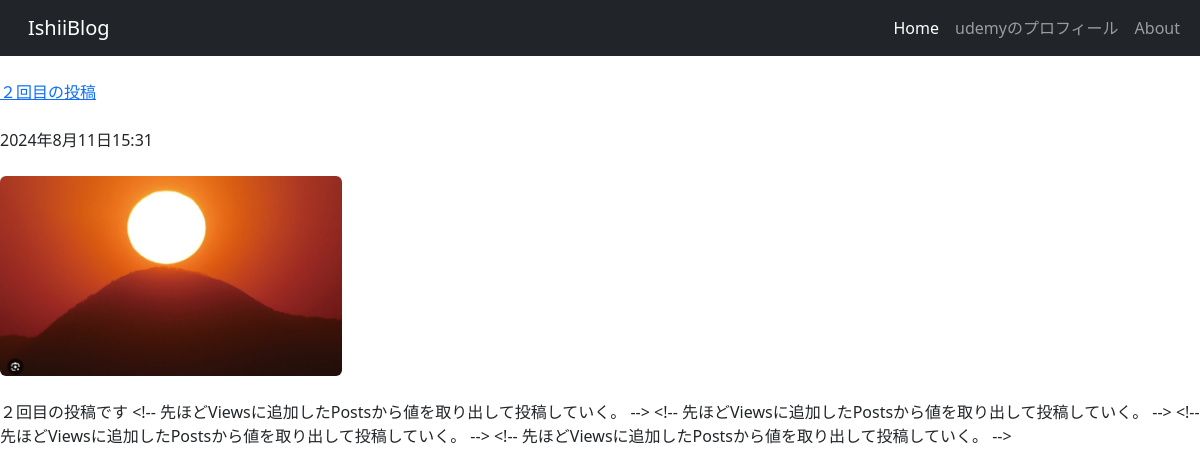
The app's page /posts/4/ with its own data.
### posts/models.py (models this page shows, shortened)
class Post(models.Model):
    title = models.CharField(max_length=100)#modelsライブラリの様々な
    published = models.DateTimeField()#modelsライブラリのDatteTimeFieldメソッドをつかう
    image = models.ImageField(upload_to="media/")#オプションにmedia/というところに画像ファイルをおくよというオプションをする。
    body = models.TextField()#本文をもちたい情報として=TexFielsd()メソッド(長文可能なデータ)機能を渡す。

### posts/views.py (the view)
# urls.py: path("posts/<int:post_id>/", views.post_detail, name="post_detail")  # 修正: URLパターンにスラッシュを追加
def post_detail(request, post_id):
    post = get_object_or_404(Post, pk=post_id)
    return render(request, 'posts/post_detail.html', {'post': post})#postの情報をキーに渡してからrender→posts/post_detail.html'に転送する。

### posts/templates/posts/post_detail.html (shortened to what this page needs)
<!DOCTYPE html>
<html lang="ja">
    <head>
    <link rel="stylesheet" href="https://cdn.jsdelivr.net/npm/bootstrap@5.3.3/dist/css/bootstrap.rtl.min.css">
</head>
<body>
    <nav class="navbar navbar-expand-lg navbar-dark bg-dark">
        <div class="container-fluid">
            <a class="navbar-brand" href="#">IshiiBlog</a>
            <div class="collapse navbar-collapse" id="navbarSupportedContent">
            <ul class="navbar-nav me-auto mb-2 mb-lg-0">
                <li class="nav-item">
                    <a class="nav-link active" aria-current="page" href="#">Home</a>
                </li>
                <li class="nav-item">
                  <a class="nav-link" href="https://www.udemy.com/course/django-beginner/lear/">udemyのプロフィール</a>
                <li>
                    <a class="nav-link" {% load static %} href="{% static 'posts/about.html' %}">About</a>
                </li>
            </ul>
        </div>
    </div>
      </nav>
      <br />
      <div class="conteiner">
          <a href="{% url 'post_detail' post.id %}">{{ post.title }}</a>
          <br /> <br />
          {{ post.published }}
          <br /><br />
          <img src="{{ post.image.url }}" class="img-fruid rounded" style="max-height: 200px;"/>
          <br /><br />
        {{ post.body }}
        <br /><br />
    </div>
</body>
</html>

### records on screen
Post: title "２回目の投稿", published "2024年8月11日15:31", image (picture), body "２回目の投稿です <!-- 先ほどViewsに追加したPostsから値を取り出して投稿していく。 --> <!-- 先ほどViewsに追加したPostsから値を取り出して投稿していく。 --> <!-- 先ほどViewsに追加したPostsから値を取り出して投稿していく。 --> <!-- 先ほどViewsに追加したPostsから値を取り出して投稿していく。 -->"
